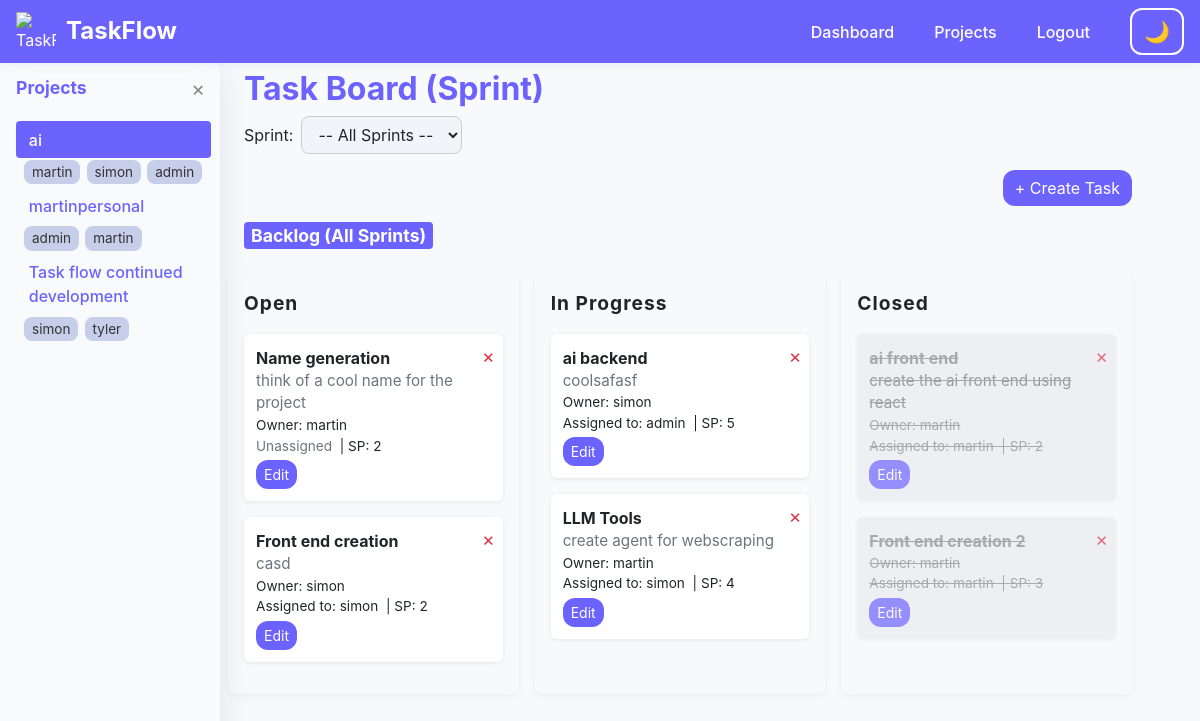
Screenshot of /dashboard?project=1 (signed in) with the database file from the repository.
### app.py (models this page shows)
class Project(db.Model):
    id = db.Column(db.Integer, primary_key=True)
    name = db.Column(db.String(120), unique=True, nullable=False)
    description = db.Column(db.Text, nullable=True)
    users = db.relationship('User', secondary=user_project, back_populates='projects')
    sprints = db.relationship('Sprint', backref='project', lazy=True)
    tasks = db.relationship('Task', backref='project', lazy=True)

class User(db.Model):
    id = db.Column(db.Integer, primary_key=True)
    username = db.Column(db.String(80), unique=True, nullable=False)
    password = db.Column(db.String(200), nullable=False)
    role = db.Column(db.String(10), nullable=False)
    tasks = db.relationship('Task', backref='user', lazy=True, foreign_keys='Task.user_id')
    assigned_tasks = db.relationship('Task', backref='assignee', lazy=True, foreign_keys='Task.assignee_id')
    projects = db.relationship('Project', secondary=user_project, back_populates='users')

class Task(db.Model):
    id = db.Column(db.Integer, primary_key=True)
    title = db.Column(db.String(120), nullable=False)
    description = db.Column(db.Text, nullable=True)
    status = db.Column(db.String(20), nullable=False, default='Open')
    user_id = db.Column(db.Integer, db.ForeignKey('user.id'), nullable=False)
    project_id = db.Column(db.Integer, db.ForeignKey('project.id'), nullable=False)
    sprint_id = db.Column(db.Integer, db.ForeignKey('sprint.id'), nullable=True)
    assignee_id = db.Column(db.Integer, db.ForeignKey('user.id'), nullable=True)
    story_points = db.Column(db.Integer, nullable=True)

### app.py (the view)
@app.route('/dashboard', methods=['GET'])
@login_required
def dashboard():
    user = User.query.get(session['user_id'])
    projects = user.projects if session.get('role') != 'admin' else Project.query.all()
    selected_project_id = request.args.get('project', type=int)
    selected_sprint_id = request.args.get('sprint', type=int)
    selected_project = None
    selected_sprint = None
    tasks = []
    sprints = []
    all_project_tasks = []
    if selected_project_id:
        selected_project = Project.query.get(selected_project_id)
        sprints = Sprint.query.filter_by(project_id=selected_project_id).all()
        all_project_tasks = Task.query.filter_by(project_id=selected_project_id).all()
        if selected_sprint_id:
            selected_sprint = Sprint.query.get(selected_sprint_id)
            tasks = Task.query.filter_by(project_id=selected_project_id, sprint_id=selected_sprint_id).all()
        else:
            tasks = all_project_tasks
    users = User.query.all()
    return render_template('dashboard.html',
        projects=projects,
        selected_project=selected_project,
        sprints=sprints,
        selected_sprint=selected_sprint,
        tasks=tasks,
        all_project_tasks=all_project_tasks,
        role=session.get('role'),
        users=users
    )

### app.py (called while the page is built)
def login_required(f):
    from functools import wraps
    @wraps(f)
    def decorated_function(*args, **kwargs):
        if 'user_id' not in session:
            flash('Please login first.', 'warning')
            return redirect(url_for('login'))
        return f(*args, **kwargs)
    return decorated_function

@app.before_request
def inject_sidebar_projects():
    g.projects = []
    g.selected_project = None
    if 'user_id' in session:
        user = User.query.get(session['user_id'])
        g.projects = user.projects if session.get('role') != 'admin' else Project.query.all()
        project_id = request.args.get('project', type=int)
        if project_id:
            g.selected_project = Project.query.get(project_id)

### templates/dashboard.html (shortened to what this page needs)
{% extends 'base.html' %}
{% block content %}
<div class="board-header" style="max-width:1200px;margin:0 auto;display:flex;flex-direction:column;align-items:center;">
  <h2 style="font-weight:bold;color:var(--accent1,#6c63ff);margin-bottom:0.5rem;width:100%;text-align:left;padding-left:1rem;">Task Board (Sprint)</h2>
  {% if not g.selected_project %}
    <div class="alert alert-info" style="width:100%;margin-bottom:1rem;">Select a project from the sidebar to view its tasks.</div>
  {% else %}
    <form method="get" class="form-inline mb-3" aria-label="Sprint filter" style="width:100%;justify-content:flex-start;padding-left:1rem;">
      {% if sprints %}
      <label for="sprint" class="mr-2">Sprint:</label>
      <select id="sprint" name="sprint" class="form-control mr-3" onchange="this.form.submit()">
        <option value="">-- All Sprints --</option>
      </select>
      {% endif %}
    </form>
    {% if sprints %}
    <div class="text-right mb-3" style="width:100%;padding-left:1rem;">
      <button class="btn btn-primary" onclick="openTaskModal({{ g.selected_project.id }}); return false;" aria-label="Create Task">+ Create Task</button>
    </div>
    {% endif %}
  {% endif %}
</div>
<div class="board-columns" aria-label="Task board columns">
  {% if g.selected_project %}
    <div class="mb-2" style="width:100%;text-align:left;padding-left:1rem;">
      <span class="badge badge-primary" style="font-size:1.1em;">
        {% if selected_sprint %}
          Sprint: {{ selected_sprint.name }}
        {% else %}
          Backlog (All Sprints)
        {% endif %}
      </span>
    </div>
  {% endif %}
  {% for status in ['Open', 'In Progress', 'Closed'] %}
  <div class="board-column{% if session.get('theme') == 'dark' %} dark-mode{% endif %}"
       data-status="{{ status }}"
       ondragover="onDragOver(event)"
       ondrop="onDrop(event)"
       ondragleave="onDragLeave(event)"
       tabindex="0"
       aria-label="{{ status }} tasks">
    <div class="board-column-header">{{ status }}</div>
    {% if not selected_sprint %}
      {% for task in all_project_tasks if task.status == status %}
        <div class="task-card{% if task.status == 'Closed' %} closed{% endif %}"
             id="task-{{ task.id }}"
             draggable="true"
             ondragstart="onDragStart(event)"
             ondragend="onDragEnd(event)"
             aria-label="Task {{ task.title }}">
          <button type="button" class="delete-task-btn" title="Delete Task" onclick="deleteTask({{ task.id }}); return false;">&times;</button>
          <div><strong>{{ task.title }}</strong></div>
          <div class="text-muted" style="font-size:0.95em;">{{ task.description }}</div>
          <div style="font-size:0.85em;">Owner: {{ task.user.username }}</div>
          <div style="font-size:0.85em;">
            {% if task.assignee_id %}
              {% set assignee = (users|selectattr('id', 'equalto', task.assignee_id)|list)[0] if users|selectattr('id', 'equalto', task.assignee_id)|list else None %}
              Assigned to: {{ assignee.username if assignee else 'Unknown' }}
            {% else %}
              <span class="text-muted">Unassigned</span>
            {% endif %}
            {% if task.story_points %}
              &nbsp;|&nbsp;<span title="Story Points">SP: {{ task.story_points }}</span>
            {% endif %}
          </div>
          <div class="task-actions mt-1">
            <button class="btn btn-sm btn-info" onclick="openEditTaskModal({{ task.id }}); return false;" aria-label="Edit {{ task.title }}">Edit</button>
          </div>
        </div>
      {% endfor %}
    {% endif %}
  </div>
  {% endfor %}
</div>
{% endblock %}

### templates/base.html (shortened to what this page needs)
<!DOCTYPE html>
<html lang="en">
<head>
    <link rel="stylesheet" href="https://cdn.jsdelivr.net/npm/bootstrap@4.6.2/dist/css/bootstrap.min.css">
</head>
<body class="light-mode">
<nav class="navbar navbar-expand-lg navbar-light bg-light fixed-top" aria-label="Main navigation">
  <span class="logo-title">
    <img src="https://img.icons8.com/ios-filled/50/000000/task.png" alt="TaskFlow Logo" aria-hidden="true">
    <span class="h4 mb-0" style="font-weight: bold;">TaskFlow</span>
  </span>
  <div class="ml-auto d-flex align-items-center">
    {% if session.get('user_id') %}
      <a href="{{ url_for('dashboard') }}" class="nav-link d-inline">Dashboard</a>
      {% if session.get('role') == 'admin' %}
      <a href="{{ url_for('manage_projects') }}" class="nav-link d-inline">Projects</a>
      {% endif %}
      <a href="{{ url_for('logout') }}" class="nav-link d-inline">Logout</a>
    {% else %}
      <a href="{{ url_for('login') }}" class="nav-link d-inline">Login</a>
      <a href="{{ url_for('register') }}" class="nav-link d-inline">Register</a>
    {% endif %}
    <button class="btn btn-outline-secondary theme-toggle" id="theme-toggle-btn" aria-label="Toggle dark/light mode" aria-pressed="false">
      <span id="theme-toggle-icon">🌙</span>
    </button>
  </div>
</nav>
{% set show_sidebar = session.get('user_id') and request.endpoint not in ['login', 'register'] %}
{% if show_sidebar %}
<div id="sidebar" class="{% if session.get('theme') == 'dark' %}dark-mode{% endif %}" tabindex="0" aria-label="Project navigation">
  <div class="sidebar-header">
    Projects
    <button class="sidebar-toggle" onclick="toggleSidebar()" aria-label="Collapse sidebar">&times;</button>
  </div>
  {% if g.get('projects') %}
    {% for project in g.projects %}
      <div>
        <a href="{{ url_for('dashboard', project=project.id) }}" class="project-link{% if g.get('selected_project') and project.id == g.selected_project.id %} active{% endif %}" tabindex="0" aria-current="{% if g.get('selected_project') and project.id == g.selected_project.id %}page{% endif %}">
          <span>{{ project.name }}</span>
        </a>
        {% if project.users %}
          <div class="assigned-users" aria-label="Assigned users">
            {% for user in project.users %}
              <span class="user-badge" title="{{ user.username }}">{{ user.username }}</span>
            {% endfor %}
          </div>
        {% endif %}
      </div>
    {% endfor %}
  {% else %}
    <span class="text-muted">No projects assigned.</span>
  {% endif %}
</div>
{% endif %}
<div class="main-content{% if show_sidebar %}{% else %} sidebar-collapsed{% endif %}" id="main-content" role="main" style="min-height:100vh; width:100vw;">
    <div style="margin-top:70px;">
      {% block content %}{% endblock %}
    </div>
</div>
{% set messages = get_flashed_messages(with_categories=true) %}
</body>
</html>

### templates/base.html (style rules this page uses)
:root { --primary-bg: #f8f9fa; --primary-text: #212529; --secondary-bg: #23272b; --secondary-text: #f8f9fa; --sidebar-width: 220px; --accent1: #6c63ff; --accent2: #ffb6b9; --accent3: #b5ead7; --accent4: #ffdac1; --accent5: #c7ceea; --card-bg: #fff; --input-bg: #f3f3fa; --card-bg-dark: #23272b; --input-bg-dark: #2a2e39; --border-dark: #444; }
html, body { height: 100%; min-height: 100%; }
body.light-mode { background: #f8f9fa; color: var(--primary-text); --card-bg: #fff; --input-bg: #f3f3fa; }
.navbar, .navbar-light, .navbar.bg-light, .navbar.fixed-top { background: #6c63ff !important; color: #fff !important; border-bottom: none; box-shadow: 0 2px 8px rgba(108,99,255,0.08); }
.navbar .nav-link, .navbar .nav-link:visited { color: #fff !important; font-weight: 500; margin-right: 0.5rem; transition: color 0.2s; }
.navbar .logo-title .h4 { color: #fff !important; text-shadow: 0 1px 4px rgba(108,99,255,0.10); }
.navbar .theme-toggle { border: 2px solid #fff !important; color: #fff !important; background: transparent !important; font-size: 1.3em; margin-left: 1rem; transition: border-color 0.2s, background 0.2s, color 0.2s; }
.logo-title { display: flex; align-items: center; gap: 10px; }
.logo-title img { width: 40px; height: 40px; }
#sidebar { position: fixed; top: 56px; left: 0; height: 100vh; width: var(--sidebar-width); background: rgba(255, 255, 255, 0.18); border-right: 1px solid rgba(255,255,255,0.18); box-shadow: 0 8px 32px 0 rgba(31, 38, 135, 0.10); backdrop-filter: blur(16px) saturate(180%); -webkit-backdrop-filter: blur(16px) saturate(180%); border-radius: 0 18px 18px 0; padding: 1rem 0.5rem 1rem 1rem; transition: transform 0.2s, background 0.3s; z-index: 1030; overflow-y: auto; outline: none; }
#sidebar .sidebar-header { font-weight: bold; margin-bottom: 1rem; font-size: 1.1rem; display: flex; align-items: center; justify-content: space-between; color: var(--accent1, #6c63ff); }
#sidebar .project-link { display: flex; align-items: center; justify-content: space-between; padding: 0.4rem 0.8rem; border-radius: 4px; color: #6c63ff; text-decoration: none; margin-bottom: 2px; transition: background 0.2s, color 0.2s; font-weight: 500; background: transparent; position: relative; }
#sidebar .project-link.active, #sidebar .project-link:hover { background: var(--accent1, #6c63ff); color: #fff; }
#sidebar .sidebar-toggle { background: none; border: none; font-size: 1.3rem; color: #888; cursor: pointer; margin-left: 0.5rem; }
#sidebar .assigned-users { font-size: 0.92em; color: #555; margin-left: 0.5rem; margin-bottom: 0.2rem; }
#sidebar .assigned-users .user-badge { background: var(--accent5, #c7ceea); color: #333; border-radius: 8px; padding: 2px 8px; margin-right: 2px; font-size: 0.92em; display: inline-block; }
.main-content { min-height: 100vh; width: 100%; margin-left: var(--sidebar-width); transition: margin-left 0.2s, max-width 0.2s; padding: 0 8px; background: transparent; display: flex; flex-direction: column; box-sizing: border-box; max-width: 100vw; }
@media (min-width: 1200px) { .main-content:not(.sidebar-collapsed) { max-width: calc(100vw - var(--sidebar-width) - 60px); margin-left: var(--sidebar-width); margin-right: auto; } }
.navbar.fixed-top { z-index: 1040; }
.card, .btn, .table { border-radius: 12px !important; background: var(--card-bg, #fff) !important; color: inherit !important; border: none; }
.btn-primary, .btn-info { background: var(--accent1, #6c63ff) !important; border-color: var(--accent1, #6c63ff) !important; color: #fff !important; }
.badge-primary { background: var(--accent1, #6c63ff) !important; }
.form-control { background: var(--input-bg, #f3f3fa); color: inherit; border-radius: 8px; border: 1px solid #ccc; }
.board-column { background: var(--primary-bg, #f8f9fa); color: inherit; }
.task-card { background: #fff; color: inherit; }
.task-card.closed { background: #e9ecef !important; color: #888 !important; }

### rows the page displays
Project: name "ai"
User: username "martin"
User: username "simon"
User: username "admin"
Project: name "martinpersonal"
Project: name "Task flow continued development"
User: username "tyler"
Task: title "Name generation", description "think of a cool name for the project", user.username "martin", shows "Unassigned", story_points "2"
Task: title "Front end creation", description "casd", user.username "simon", story_points "2"
Task: title "ai backend", description "coolsafasf", user.username "simon", story_points "5"
Task: title "LLM Tools", description "create agent for webscraping", user.username "martin", story_points "4"
Task: title "ai front end", description "create the ai front end using react", user.username "martin", story_points "2"
Task: title "Front end creation 2", user.username "martin", story_points "3"

### other values shown
{{ status }} "Open" "In Progress" "Closed"
